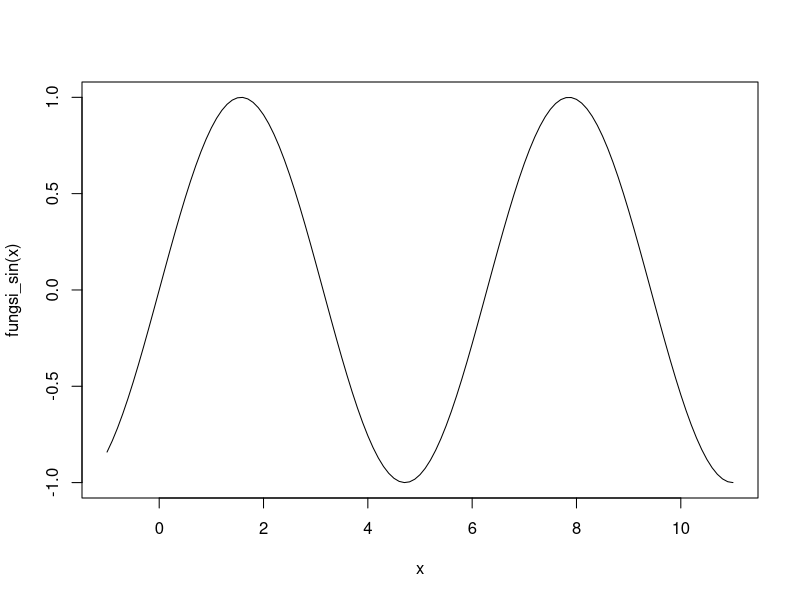
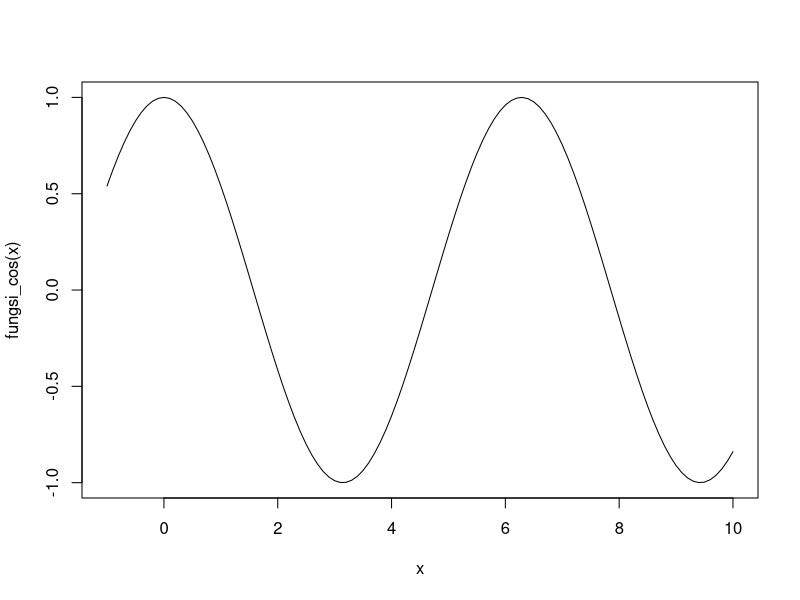
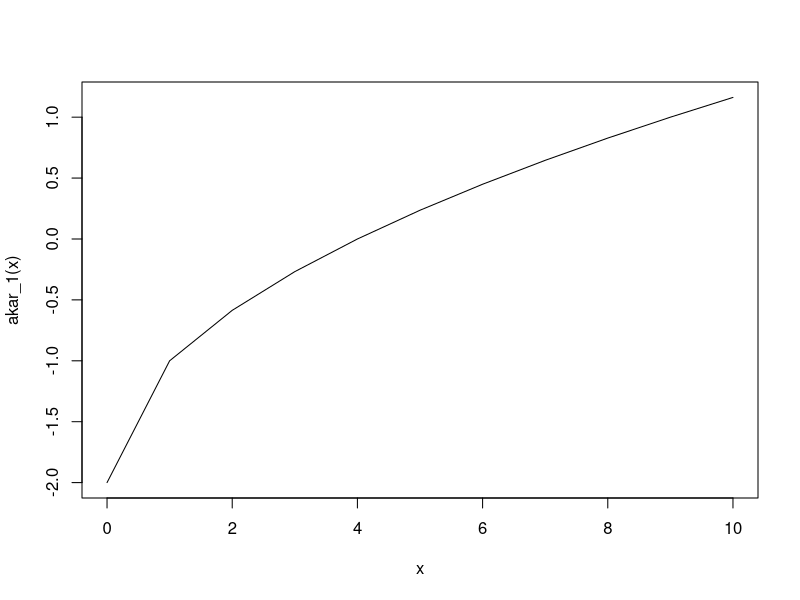
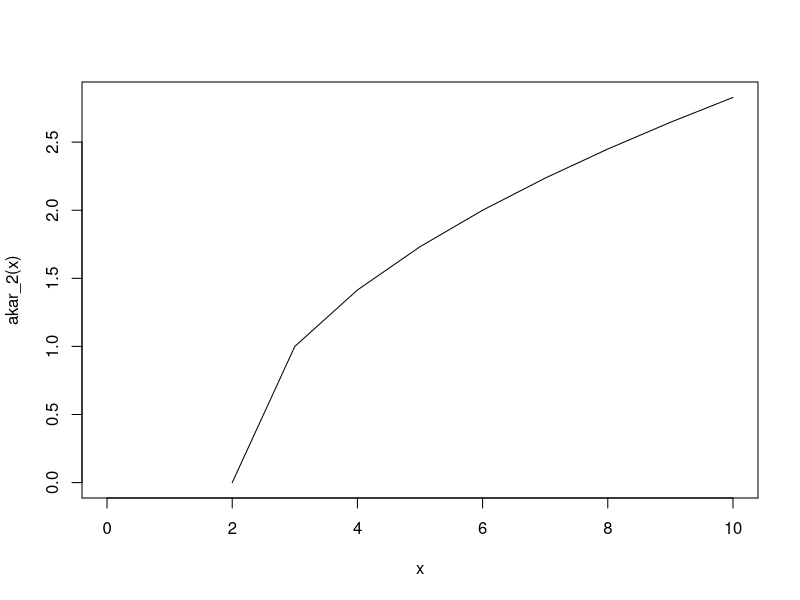

These figures' R source, in order:
#Exercise/latihan

fungsi_sin <- function(x){      #nomor 1
  fx <- sin(x)
  return(fx)
}

input <- seq(-1, 11, 0.1)       #contoh domain dan plot untuk nomor 1
plot(input, 
sapply(input, fungsi_sin),
type = "l", 
xlab = "x",
ylab = "fungsi_sin(x)")


fungsi_cos <- function(x){      #nomor 2
  fx <- cos(x)
  return(fx)
}
input <- seq(-1, 10, 0.1)       #contoh domain dan plot untuk nomor 2
plot(input, 
sapply(input, fungsi_cos),
type = "l", 
xlab = "x",
ylab = "fungsi_cos(x)")


akar_1 <- function(x){          #nomor 3
  fx <- sqrt(x)-2
  return(fx)
}

input <- 0:10                   #contoh domain dan plot untuk nomor 3
plot(input, 
sapply(input, akar_1),
type = "l", 
xlab = "x",
ylab = "akar_1(x)")


akar_2 <- function(x){          #nomor 4
  fx <- sqrt(x-2)
  return(fx)
}

input <- 0:10                   #contoh domain dan plot untuk nomor 4
plot(input, 
sapply(input, akar_2),
type = "l", 
xlab = "x",
ylab = "akar_2(x)")
